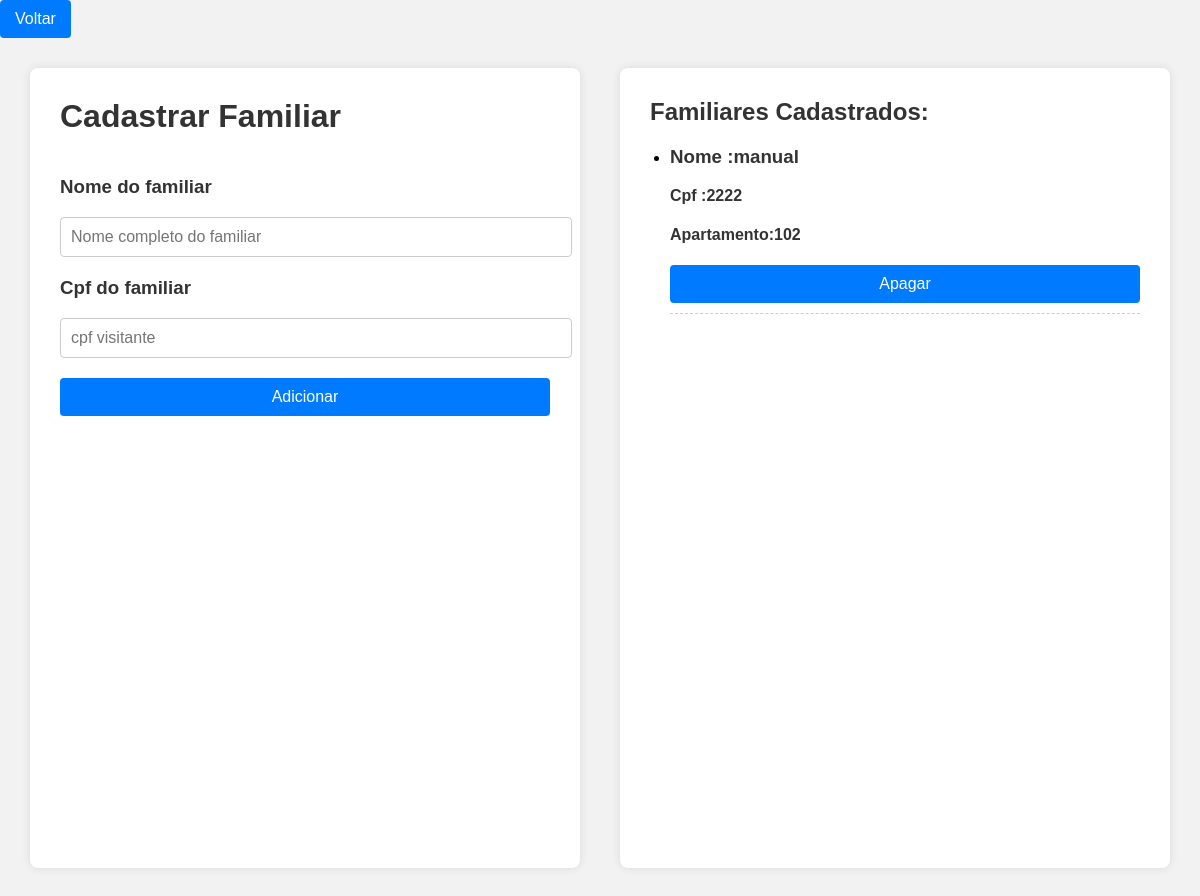
The app's page /cadastrar_familiares (signed in) with its own data.
### app.py (models this page shows)
class Familiar(db.Model):
    __tablename__ = 'visitantes_apartamento'
    cpf_visitante = db.Column(db.Integer, primary_key=True)
    cpf_morador = db.Column(db.Integer, db.ForeignKey('moradores.cpf'), nullable=False)
    nome = db.Column(db.String(50), nullable=False)
    apartamento = db.Column(db.String(10), nullable=False)
    morador = db.relationship('Usuario', backref=db.backref('familiares', lazy=True))

### app.py (the view)
@app.route('/cadastrar_familiares', methods=['GET', 'POST'])
def cadastrar_familiares():
    cpf_morador = session.get('usuario_cpf')
    familiares = Familiar.query.filter_by(cpf_morador = cpf_morador).all()
    error = request.args.get('error')
    return render_template('cadastrar_familiares.html', familiares=familiares , error = error)

### templates/cadastrar_familiares.html (shortened to what this page needs)
<!DOCTYPE html>
<html lang="pt-br">
<head>
</head>
<body>
  <button onclick="window.location.href='/pinicial'">Voltar</button>
  <div class="container">
    <div class="lado-esquerdo">
      <form method="POST" action="/addFamiliar">
        <h1>{{ 'Editar Familiar' if familiar_editado else 'Cadastrar Familiar' }}</h1>
        <div>
            <h3>Nome do familiar</h3>
              <input type="text" name="nome" placeholder="Nome completo do familiar"
              value="{{ familiar_editado.nome if familiar_editado else '' }}" required>
        </div>
        <div>
          <h3>Cpf do familiar</h3>
          <input type="text" name="cpf" placeholder="cpf visitante"
                value="{{ familiar_editado.nome if familiar_editado else '' }}" required>
        </div>
        <button type="submit">{{ 'Salvar' if familiar_editado else 'Adicionar' }}</button>
      </form>
    </div>
    <div class="lado-direito">
      {% block content %}
      <h2>Familiares Cadastrados:</h2>
        <ul>
          {% for familiar in familiares %}
            <li>
            <h3>Nome :{{ familiar.nome }} </h3>
            <h4>Cpf :{{ familiar.cpf_visitante }}</h4>
            <h4>Apartamento:{{ familiar.apartamento }}</h4>
                  <form action="{{url_for('delete', cpf = familiar.cpf_visitante)}}" method="POST">
                    <input type="submit" value="Apagar" class="btn btn-danger btn-sn"
                    onclick="return confirm('Tem certeza que deseja apagar esse familiar?')">
                  </form>
                  </li>
          {% endfor %}
        </ul>
      {% endblock %}
    </div>
  </div>
</body>
</html>

### templates/cadastrar_familiares.html (style rules this page uses)
body { font-family: Arial, sans-serif; margin: 0; padding: 0; background-color: #f2f2f2; }
.container { display: flex; min-height: 100vh; padding: 30px; gap: 40px; }
.lado-esquerdo, .lado-direito { flex: 1; background-color: #ffffff; padding: 30px; border-radius: 8px; box-shadow: 0 0 10px rgba(0, 0, 0, 0.1); overflow-y: auto; }
h1, h2, h3, h4 { color: #333; margin-top: 0; }
form { display: flex; flex-direction: column; gap: 20px; }
input[type="text"] { padding: 10px; width: 100%; border-radius: 4px; border: 1px solid #ccc; font-size: 16px; }
button, input[type="submit"] { padding: 10px 15px; border: none; background-color: #007BFF; color: white; border-radius: 4px; cursor: pointer; font-size: 16px; }
ul { padding-left: 20px; }
li { margin-bottom: 20px; padding-bottom: 10px; border-bottom: 1px dashed #ccc; }
.btn-danger { background-color: #dc3545; }

### records on screen
Familiar: nome "manual", cpf_visitante "2222", apartamento "102"

### other values on screen
{{ 'Editar Familiar' if familiar_editado else 'Cadastrar Familiar' }} "Cadastrar Familiar"
{{ 'Salvar' if familiar_editado else 'Adicionar' }} "Adicionar"
